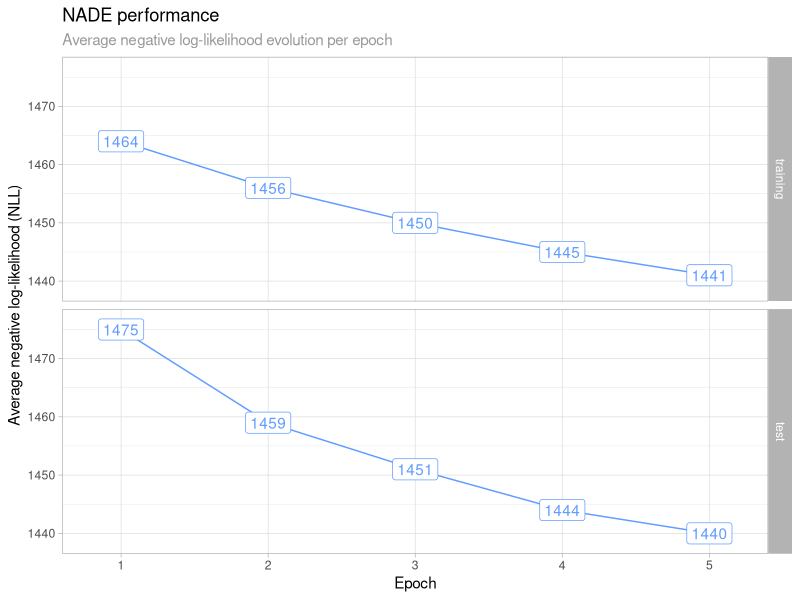
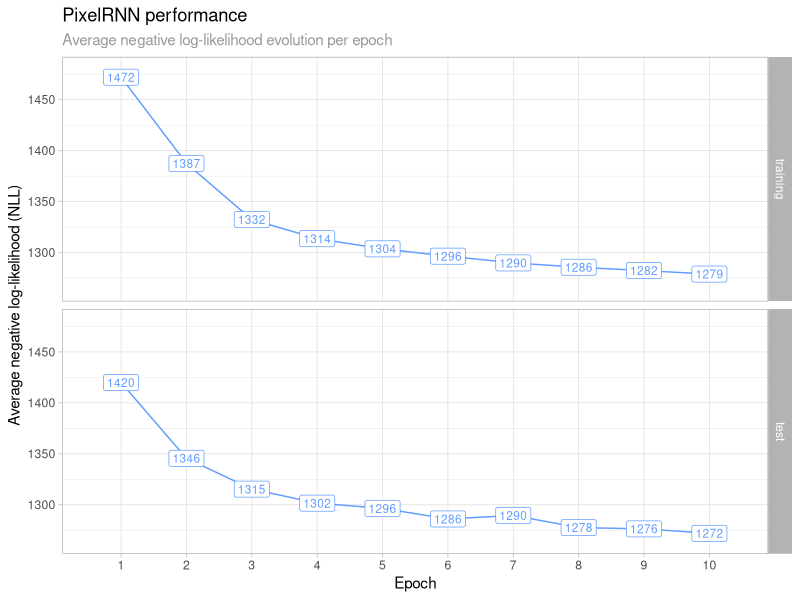
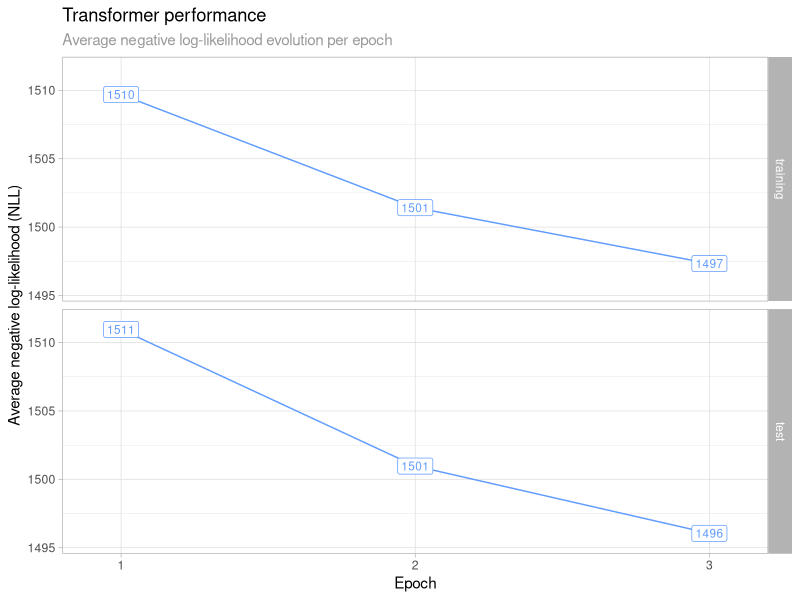
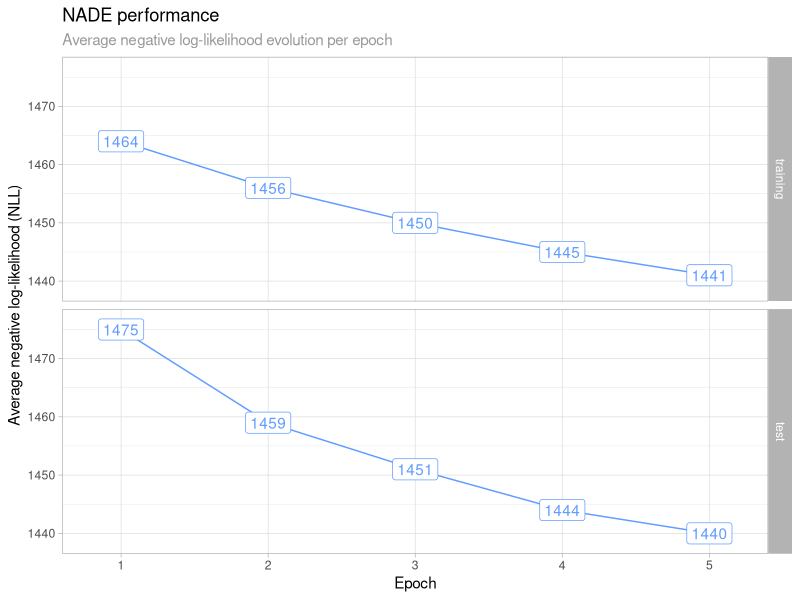
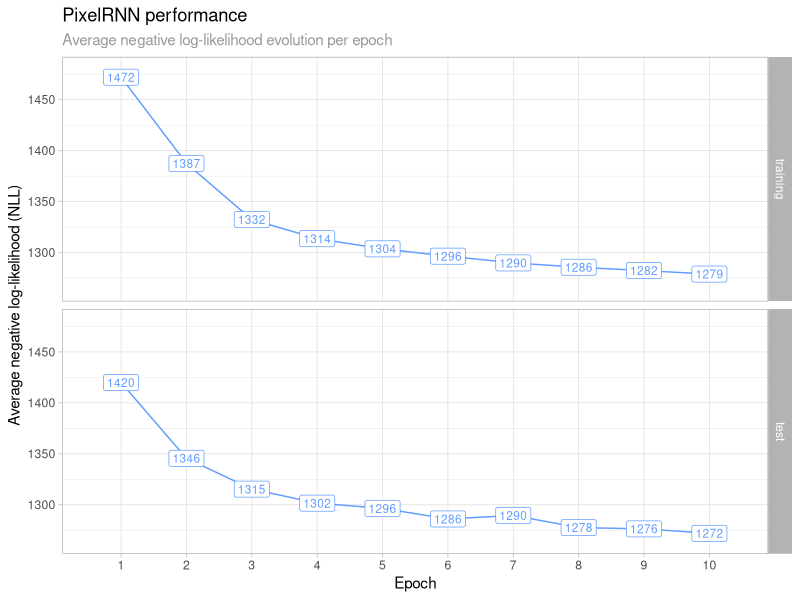
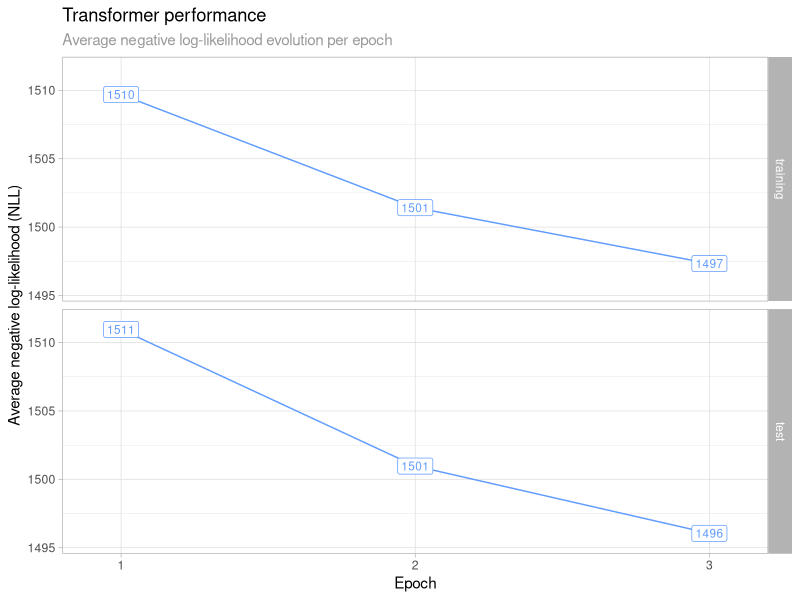

Source code (R) for these figures, in order:
## ---- chunk 1
library(tidyverse)
library(readr)
library(patchwork)
## ---- chunk 2
nade <- read_csv('training_data/nade.csv', col_types = cols(
  mode = col_factor(),
  epoch = col_factor(),
  loss = col_double()
))
nade
## ---- chunk 3
nade %>%
  ggplot() +
  geom_line(aes(epoch, loss, group=mode), color='#619CFF') +
  geom_label(aes(epoch, loss, label=loss), color='#619CFF') +
  scale_x_discrete(expand=expansion(mult=c(0.1,0.1))) +
  scale_y_continuous(expand=expansion(mult=c(0.1,0.1))) +
  ylab('Average negative log-likelihood (NLL)') +
  xlab("Epoch") +
  ggtitle('NADE performance', subtitle='Average negative log-likelihood evolution per epoch') +
  facet_grid(mode~.) +
  theme_light() +
  theme(plot.subtitle = element_text(color='gray60'))
## ---- chunk 4
ggsave('plots/nade.png', device='png', width = 7, height = 4)
## ---- chunk 5
pixel <- read_csv('training_data/pixel.csv', col_types = cols(
  mode = col_factor(),
  epoch = col_factor(),
  loss = col_double()
))
pixel
## ---- chunk 6
pixel %>%
  ggplot() +
  geom_line(aes(epoch, loss, group=mode), color='#619CFF') +
  geom_label(aes(epoch, loss, label=round(loss)), color='#619CFF', size=3) +
  scale_x_discrete(expand=expansion(mult=c(0.1,0.1))) +
  scale_y_continuous(expand=expansion(mult=c(0.1,0.1))) +
  ylab('Average negative log-likelihood (NLL)') +
  xlab("Epoch") +
  facet_grid(mode~.) +
  ggtitle('PixelRNN performance', subtitle='Average negative log-likelihood evolution per epoch') +
  theme_light() +
  theme(plot.subtitle = element_text(color='gray60'))
## ---- chunk 7
ggsave('plots/pixel.png', device='png', width = 7, height = 4)
## ---- chunk 8
transformer <- read_csv('training_data/transformer.csv', col_types = cols(
  mode = col_factor(),
  epoch = col_factor(),
  loss = col_double()
))
transformer
## ---- chunk 9
transformer %>%
  ggplot() +
  geom_line(aes(epoch, loss, group=mode), color='#619CFF') +
  geom_label(aes(epoch, loss, label=round(loss)), color='#619CFF', size=3) +
  scale_x_discrete(expand=expansion(mult=c(0.1,0.1))) +
  scale_y_continuous(expand=expansion(mult=c(0.1,0.1))) +
  ylab('Average negative log-likelihood (NLL)') +
  xlab("Epoch") +
  facet_grid(mode~.) +
  ggtitle('Transformer performance', subtitle='Average negative log-likelihood evolution per epoch') +
  theme_light() +
  theme(plot.subtitle = element_text(color='gray60'))
## ---- chunk 10
ggsave('plots/transformer.png', device='png', width = 7, height = 4)
